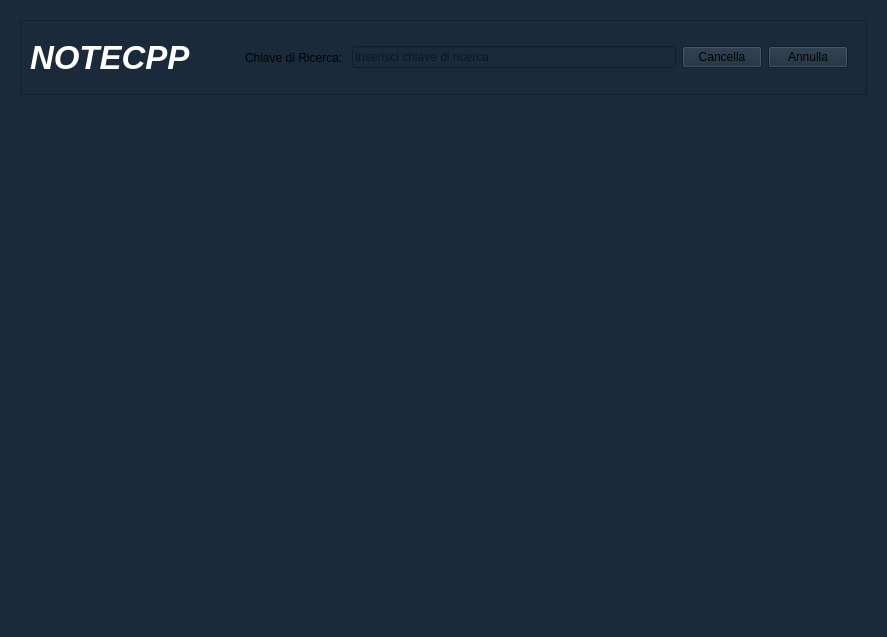
<?xml version="1.0" encoding="UTF-8"?>
<ui version="4.0">
 <class>searchWindow</class>
 <widget class="QWidget" name="searchWindow">
  <property name="geometry">
   <rect>
    <x>0</x>
    <y>0</y>
    <width>887</width>
    <height>637</height>
   </rect>
  </property>
  <property name="windowTitle">
   <string>Form</string>
  </property>
  <property name="styleSheet">
   <string notr="true">background-color: #1a2a3a;</string>
  </property>
  <layout class="QVBoxLayout" name="verticalLayout">
   <item>
    <widget class="QFrame" name="frame">
     <property name="styleSheet">
      <string notr="true">#frame{
border:none;
}</string>
     </property>
     <property name="frameShape">
      <enum>QFrame::Shape::StyledPanel</enum>
     </property>
     <property name="frameShadow">
      <enum>QFrame::Shadow::Raised</enum>
     </property>
     <layout class="QVBoxLayout" name="verticalLayout_2">
      <item>
       <widget class="QFrame" name="frame_2">
        <property name="minimumSize">
         <size>
          <width>0</width>
          <height>75</height>
         </size>
        </property>
        <property name="maximumSize">
         <size>
          <width>16777215</width>
          <height>100</height>
         </size>
        </property>
        <property name="frameShape">
         <enum>QFrame::Shape::StyledPanel</enum>
        </property>
        <property name="frameShadow">
         <enum>QFrame::Shadow::Raised</enum>
        </property>
        <layout class="QHBoxLayout" name="horizontalLayout_3">
         <item>
          <widget class="QLabel" name="labelLogo">
           <property name="minimumSize">
            <size>
             <width>200</width>
             <height>0</height>
            </size>
           </property>
           <property name="font">
            <font>
             <family>Segoe UI</family>
             <pointsize>25</pointsize>
             <italic>true</italic>
             <bold>true</bold>
            </font>
           </property>
           <property name="styleSheet">
            <string notr="true">#labelLogo {
    /* Colore del testo (puoi usare un gradiente o un colore solido) */
    color: #ffffff; 
    
    /* Font: usane uno bold e moderno */
    font-family: &quot;Segoe UI&quot;, &quot;Arial&quot;, sans-serif;
    font-weight: bold;
    font-style: italic;
    
    /* Allineamento */
    qproperty-alignment: 'AlignCenter';
    
    /* Sfondo (opzionale, se vuoi un tocco di colore dietro) */
    background-color: transparent;
    
    /* Rimuove eventuali bordi ereditati dal resto dell'app */
    border: none;
    padding: 0px;
}</string>
           </property>
           <property name="text">
            <string>NOTECPP</string>
           </property>
          </widget>
         </item>
         <item>
          <widget class="QFrame" name="frame_7">
           <property name="minimumSize">
            <size>
             <width>100</width>
             <height>0</height>
            </size>
           </property>
           <property name="styleSheet">
            <string notr="true">#frame_7{
border: none}</string>
           </property>
           <property name="frameShape">
            <enum>QFrame::Shape::StyledPanel</enum>
           </property>
           <property name="frameShadow">
            <enum>QFrame::Shadow::Raised</enum>
           </property>
           <layout class="QHBoxLayout" name="horizontalLayout_2">
            <item>
             <widget class="QLabel" name="searchLabel">
              <property name="text">
               <string>Chiave di Ricerca: </string>
              </property>
             </widget>
            </item>
            <item>
             <widget class="QLineEdit" name="lineSearch">
              <property name="placeholderText">
               <string>Inserisci chiave di ricerca</string>
              </property>
             </widget>
            </item>
            <item>
             <widget class="QPushButton" name="buttonCancella">
              <property name="text">
               <string>Cancella</string>
              </property>
             </widget>
            </item>
            <item>
             <widget class="QPushButton" name="buttonAnnullaRicerca">
              <property name="text">
               <string>Annulla</string>
              </property>
             </widget>
            </item>
           </layout>
          </widget>
         </item>
        </layout>
       </widget>
      </item>
      <item>
       <widget class="QScrollArea" name="scrollArea">
        <property name="styleSheet">
         <string notr="true">#scrollArea{
border: none;
}</string>
        </property>
        <property name="widgetResizable">
         <bool>true</bool>
        </property>
        <widget class="QWidget" name="scrollAreaWidgetContents">
         <property name="geometry">
          <rect>
           <x>0</x>
           <y>0</y>
           <width>851</width>
           <height>520</height>
          </rect>
         </property>
         <layout class="QHBoxLayout" name="horizontalLayout">
          <item>
           <spacer name="horizontalSpacer">
            <property name="orientation">
             <enum>Qt::Orientation::Horizontal</enum>
            </property>
            <property name="sizeHint" stdset="0">
             <size>
              <width>40</width>
              <height>20</height>
             </size>
            </property>
           </spacer>
          </item>
          <item>
           <layout class="QGridLayout" name="gridLayout"/>
          </item>
          <item>
           <spacer name="horizontalSpacer_2">
            <property name="orientation">
             <enum>Qt::Orientation::Horizontal</enum>
            </property>
            <property name="sizeHint" stdset="0">
             <size>
              <width>40</width>
              <height>20</height>
             </size>
            </property>
           </spacer>
          </item>
         </layout>
        </widget>
       </widget>
      </item>
     </layout>
    </widget>
   </item>
  </layout>
 </widget>
 <resources/>
 <connections/>
</ui>
